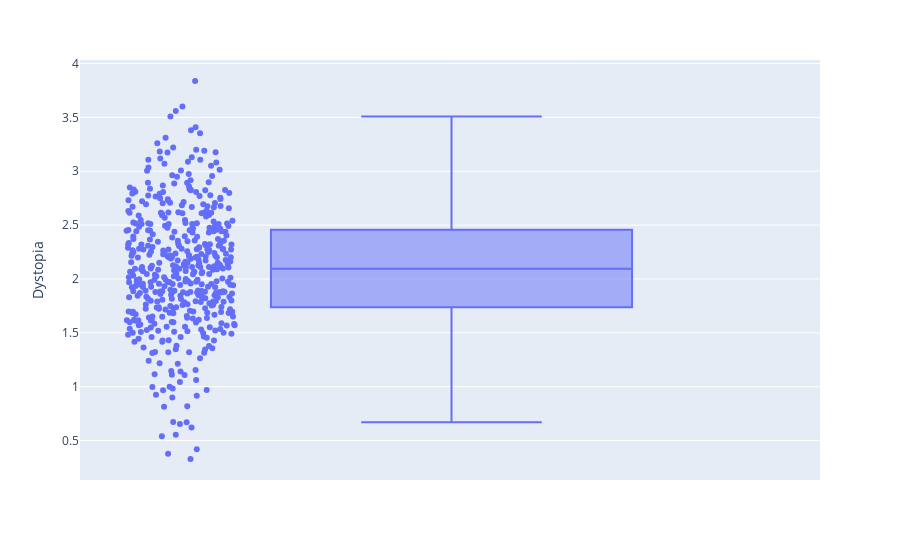

The code cell stored with this chart in its notebook:
### Code cell
fig=px.box(df, y='Dystopia', hover_name='Country', points='all')
fig.show()

### Figure 1 — Plotly figure (JSON) as saved in the notebook; plotly's stock layout.template omitted (floating-point values rounded to 4 significant figures; data arrays with more than 128 entries replaced by an {"elided": "..."} marker saying what was removed)
{"data": [{"alignmentgroup": "True", "boxpoints": "all", "hovertemplate": "<b>%{hovertext}</b><br><br>Dystopia=%{y}<extra></extra>", "hovertext": {"elided": "470 str values"}, "legendgroup": "", "marker": {"color": "#636efa"}, "name": "", "notched": false, "offsetgroup": "", "orientation": "v", "showlegend": false, "type": "box", "x0": " ", "xaxis": "x", "y": {"elided": "470 float values"}, "y0": " ", "yaxis": "y"}], "layout": {"boxmode": "group", "legend": {"tracegroupgap": 0}, "margin": {"t": 60}, "xaxis": {"anchor": "y", "domain": [0, 1]}, "yaxis": {"anchor": "x", "domain": [0, 1], "title": {"text": "Dystopia"}}}}
